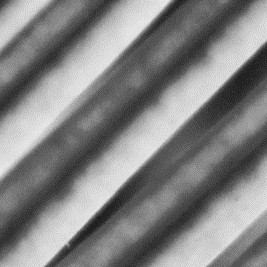
#> input picture Cap09_Extracción de características/Data/Haralick.jpg, 267 x 267 px, found by its file name
$ jupyter execute TexturasDeHaralick.ipynb   (older library calls are emulated)
#> lines starting #> are read from the running program, lines starting #| are printed output that depends on the picture
<h1 align="center"><strong>Texturas de Haralick</strong></h1>

Es una técnica que mide la textura de una imagen como la combinación de pixeles dentro de una imagen.

[cell 1]
import numpy as np
import pandas as pd
import cv2
import matplotlib as mpl
import matplotlib.pyplot as plt
import os
import seaborn as sns
from skimage.feature import greycomatrix, greycoprops

# Matriz de co-ocurrencia de niveles de gris(GLCM)

Las características de GLCM representan la relación espacial entre píxeles adyacentes de una imagen. Estas características tienen cambio rápido de valores en el caso de imágenes basadas en texturas finas y un cambio lento en los valores en imágenes basadas en texturas gruesas.

$$C_{\Delta x, \Delta y}(i,j) = \sum_{x=0}^{n-1} \sum_{y=0}^{m-1}
\begin{cases} 1, & \text{if }I(x, y)=i\text{ and }I(x+\Delta x, y+\Delta y)=j \\
0, & \text{otherwise}\end{cases}$$

If $C_{5,10}(200,20) = N$, significa que, en la imagen, hay 𝑁 apariciones de un píxel con un valor de 200 y un píxel con un valor de 20 de manera que su posición es $(x,y)$ and $(x+5,y+10)$.

[cell 2]
# Imagen de entrada
I = np.zeros((4,4),dtype = 'uint8')
I[0,0],I[0,1],I[0,2],I[0,3] = 1,0,1,2
I[1,0],I[1,1],I[1,2],I[1,3] = 1,1,0,0
I[2,0],I[2,1],I[2,2],I[2,3] = 0,2,1,0
I[3,0],I[3,1],I[3,2],I[3,3] = 0,2,0,2
print(I)

[cell 3]
# Calculando la matriz de co-ocurrencia P10 de la imagen de 4 x 4
uniques = np.unique(I,return_counts=True)[0]
num_uniques = len(uniques)
print(num_uniques)

[cell 4]
def log_nz(M):
    M2 = M.copy()
    M2[M==0] = 0.5
    return np.log(M2)

[cell 5]
P10 = np.zeros((num_uniques,num_uniques),dtype = 'float32')
dx = 0
dy = 1
for y in range(I.shape[0]-dy):
    for x in range(I.shape[1]-dx):
        i = int(I[y,x])
        j = int(I[y+dy, x+dx])
        P10[i,j] += 1

#plt.figure()
#plt.imshow(P10, plt.cm.jet)
#plt.show()

print("Matriz de co-cocurrencia: \n", P10)

# Ejemplos

[cell 6]
# Ejemplo 1
H = cv2.imread("Data/Haralick.jpg", -1)
#> H is the input picture: shape (267, 267, 4); mean B, G, R, A 131, 131, 131, 255
H = cv2.cvtColor(H,cv2.COLOR_BGR2GRAY)
#> H: shape (267, 267)
plt.figure(1,figsize = (10,10))
plt.imshow(H,cmap='gray')
plt.show()
print(H.shape)
#| (267, 267)

[cell 7]
P11 = np.zeros((256,256),dtype = 'float32')
dx = 1
dy = 1
for y in range(H.shape[0] - dy):
    for x in range(H.shape[1] - dx):
        i = int(H[y,x])
        j = int(H[y+dy, x+dx])
        P11[i,j] += 1
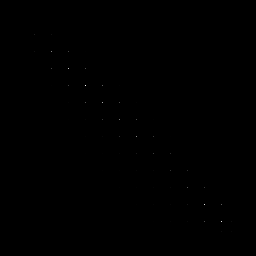
#> P11: shape (256, 256) float32; min 0, max 6031, mean 1.1; drawn with min black and max white

plt.figure(1,figsize=(12,12))
plt.title("Matriz de co-ocurrencia P{}{}".format(dy,dx))
plt.imshow(np.log10(P11 + 1), plt.cm.jet)
plt.colorbar()
plt.show()
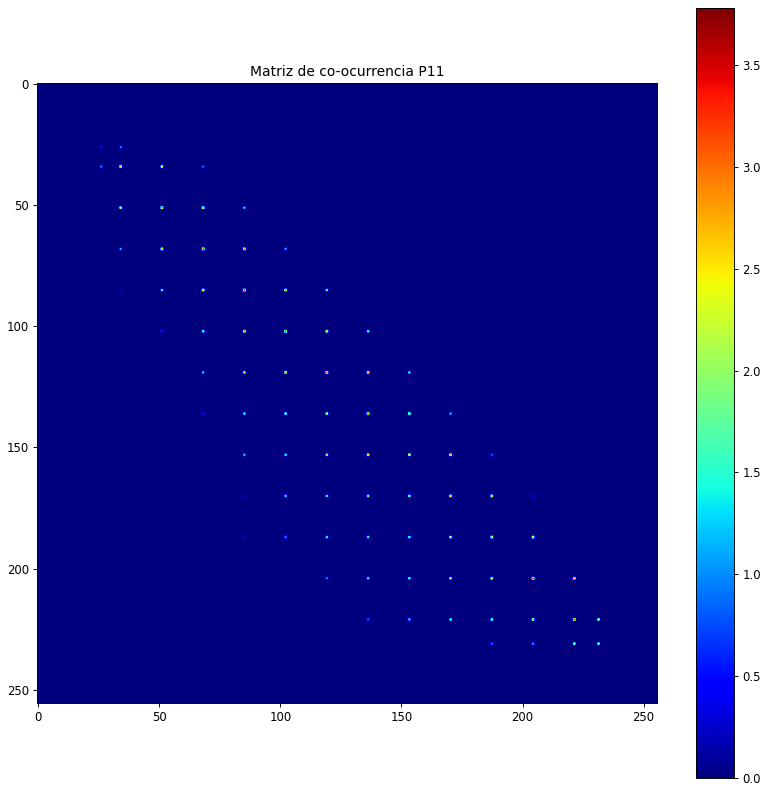
#> figure drawn by matplotlib, 2 panels

[cell 8]
# Ejemplo 2
circuito = cv2.imread("./Data/circuito.png",-1)
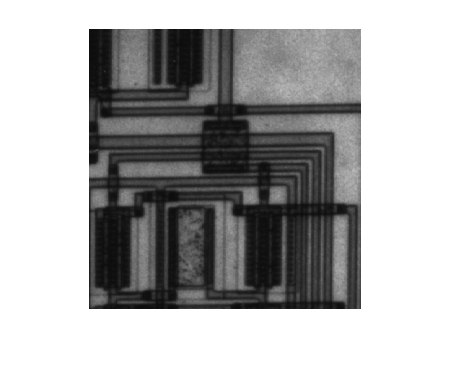
#> input picture Cap09_Extracción de características/Data/circuito.png, 452 x 373 px, found by its file name
#> circuito is the input picture: shape (373, 452, 3); min 12, max 255, mean 174.3
circuito = circuito[80:300,90:350]
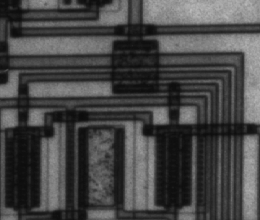
#> circuito: shape (220, 260, 3); min 12, max 187, mean 70.2
print(type(circuito))
#| <class 'numpy.ndarray'>
circuito = cv2.cvtColor(circuito,cv2.COLOR_BGR2GRAY)
#> circuito: shape (220, 260)
plt.figure(1,figsize=(12,12))
plt.imshow(circuito,cmap='gray')
print(circuito.shape)
#| (220, 260)

[cell 9]
P11 = np.zeros((256,256),dtype = 'float32')
dx = 0
dy = 2
for y in range(circuito.shape[0] - dy):
    for x in range(circuito.shape[1] - dx):
        i = int(circuito[y,x])
        j = int(circuito[y+dy, x+dx])
        P11[i,j] += 1

plt.figure(1,figsize=(12,12))
plt.title("Matriz de co-ocurrencia P {},{}".format(dx,dy))
plt.imshow(log_nz(P11), plt.cm.jet)
#> in log_nz, `return np.log(M2)`:
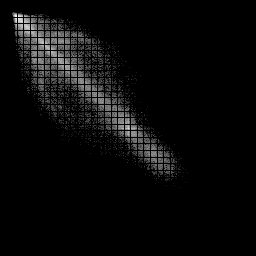
#> returned value: shape (256, 256) float32; min -0.693, max 5.69, mean -0.446; drawn with min black and max white
plt.colorbar()
plt.show()
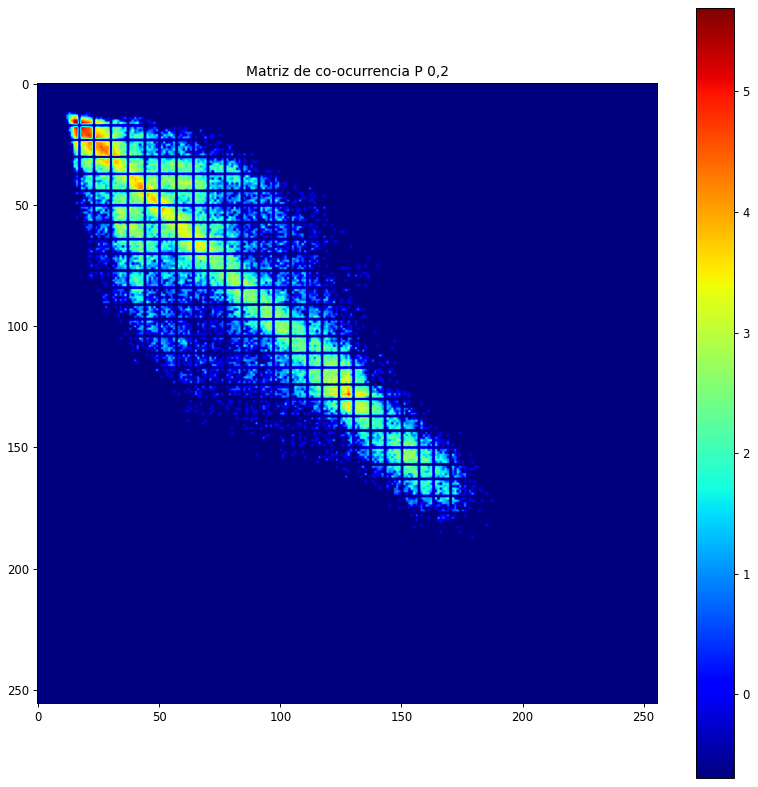
#> figure drawn by matplotlib, 2 panels

[cell 10]
# Ejemplo 3
distances = [4] # Distances in pixels that we want to check
angles = [-np.pi/4,0, np.pi/4,np.pi/2] # Angles in radians that we want to check

co_matrices = log_nz(greycomatrix(circuito, distances, angles).astype('float'))

plt.figure(figsize=(12,12))
i = 1
for idd,d in enumerate(distances):
    for ida,a in enumerate(angles):
        C = co_matrices[:,:,idd,ida]
        plt.subplot(2,2,i)
        plt.imshow(C, vmin=co_matrices.min(), vmax=co_matrices.max(), cmap=plt.cm.jet) # Give the same scale to all images!
        plt.title('d = %d, a = %.2f'%(d,a))
        i += 1
#> after the loop, i = 5
plt.show()
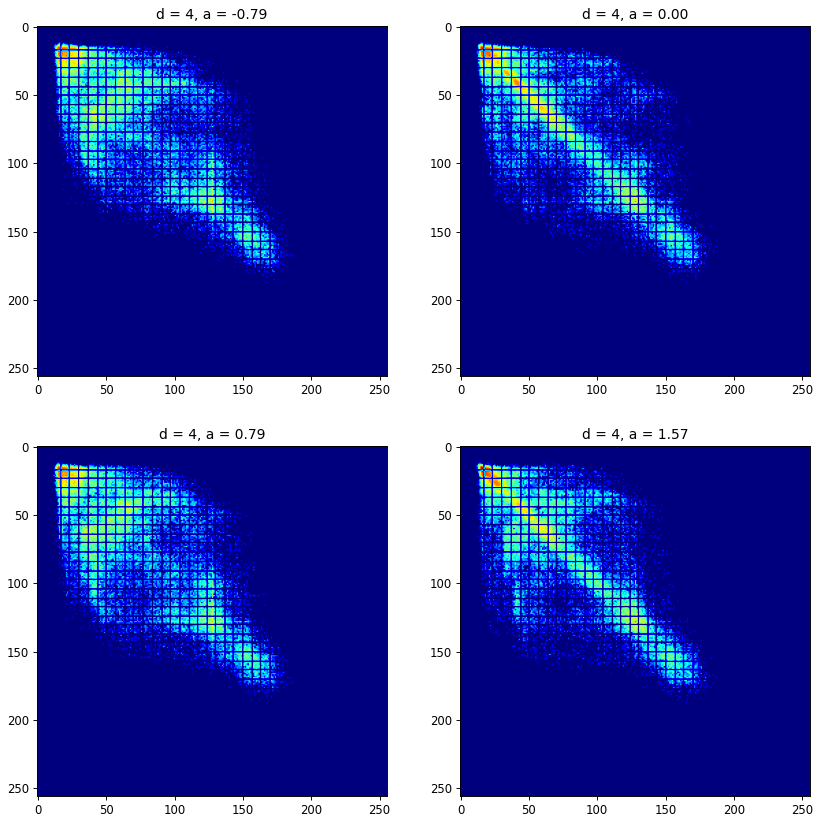
#> figure drawn by matplotlib, 4 panels
